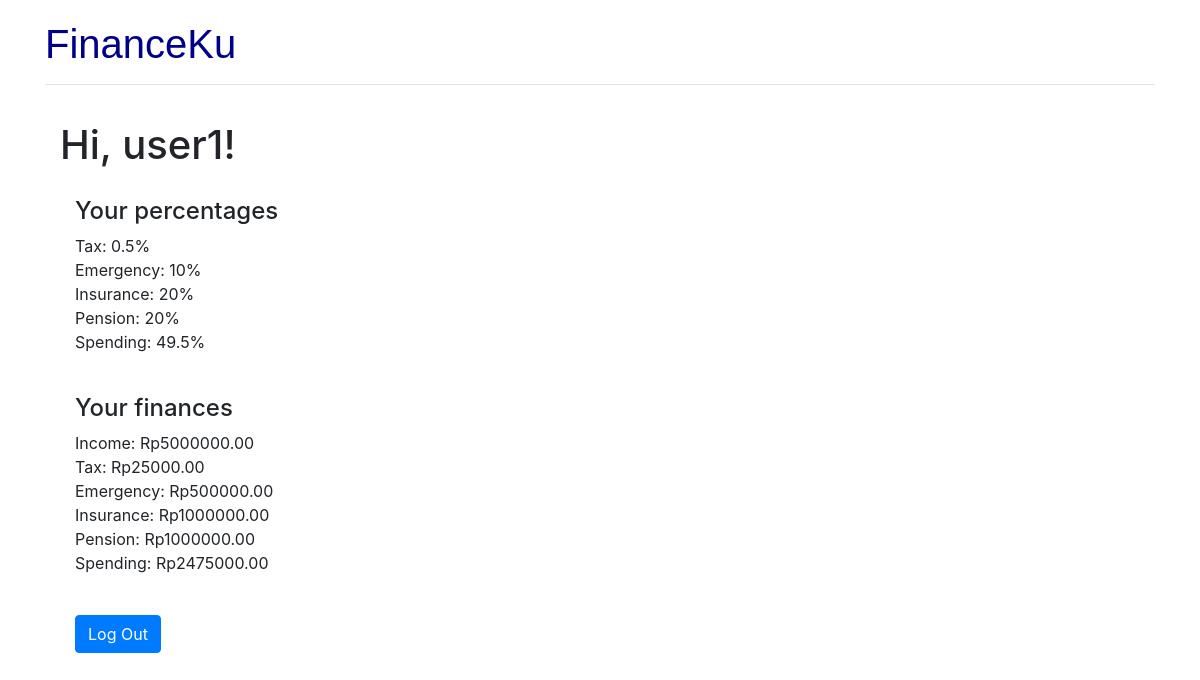
The app's page /categorize (signed in), older data.
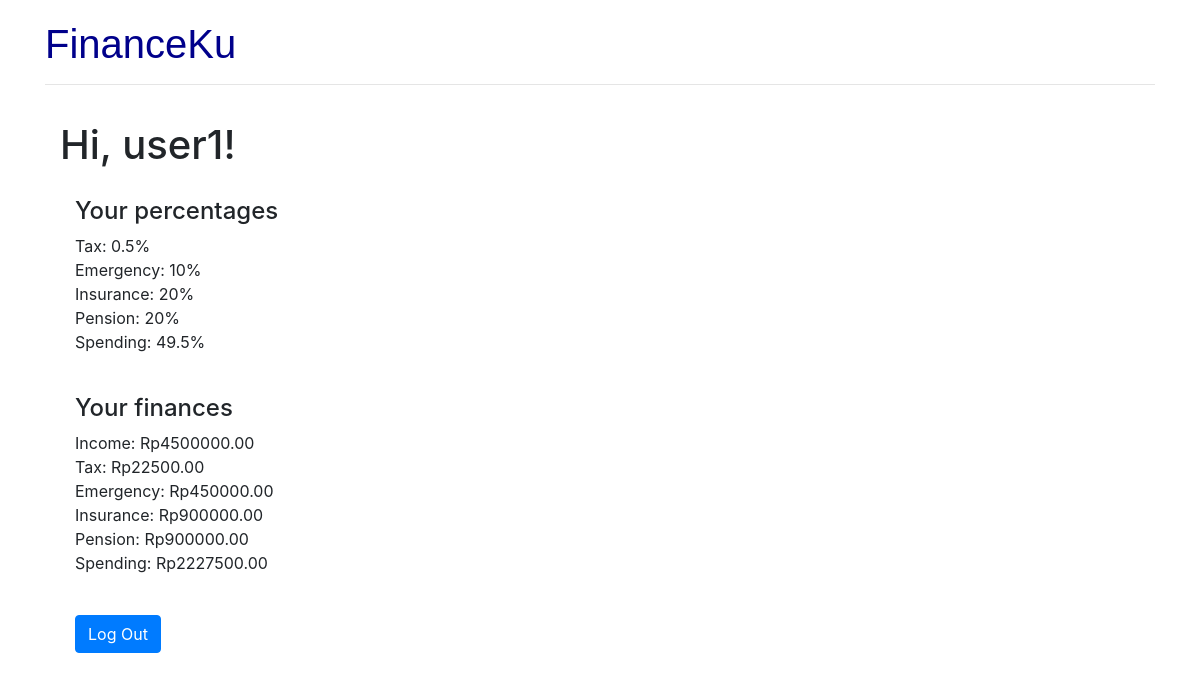
The same page, newer data.
### finance/models.py (models this page shows)
class Finance (models.Model):
    user = models.ForeignKey("User", on_delete=models.CASCADE, related_name="user_finances")
    income = models.DecimalField(max_digits=12, decimal_places=2, null=True)
    tax = models.DecimalField(max_digits=8, decimal_places=2, null=True)
    emergency = models.DecimalField(max_digits=12, decimal_places=2, null=True)
    insurance = models.DecimalField(max_digits=12, decimal_places=2, null=True)
    pension = models.DecimalField(max_digits=12, decimal_places=2, null=True)
    spending = models.DecimalField(max_digits=12, decimal_places=2, null=True)

### finance/views.py (the view, shortened to what this page needs)
# urls.py: path("categorize", views.categorize, name="categorize"),
@login_required
def categorize(request):
    try:
        personal_finances = Finance.objects.get(user=request.user)
        percentages = Percentages.objects.get(id=1)
    except:
        personal_finances = None
        percentages = None
    tax_p = percentages.tax_rate
    emergency_p = percentages.emergency
    insurance_p = percentages.insurance
    pension_p = percentages.pension
    spending_p = Decimal(1- tax_p -emergency_p -insurance_p -pension_p)
    personal_finances.tax = round(tax_p * personal_finances.income, 2)
    personal_finances.emergency = round(emergency_p * personal_finances.income, 2)
    personal_finances.insurance = round(insurance_p * personal_finances.income, 2)
    personal_finances.pension = round(pension_p * personal_finances.income, 2)
    personal_finances.spending = round(spending_p * personal_finances.income, 2)
    personal_finances.save()
    return render(request, "finance/finances.html", {
        "finances": personal_finances,
        "percentages": percentages
    })

### finance/templates/finance/finances.html (shortened to what this page needs)
{% extends "finance/layout.html" %}
{% load static %}
{% block body %}
    <div class="container">
        <h1>Hi, {{user}}!</h1>
        <div class="container">
            <h4>Your percentages</h4>
            Tax: <span class="percent">0.5%</span></br>
            Emergency: <span class="percent">10%</span></br>
            Insurance: <span class="percent">20%</span></br>
            Pension: <span class="percent">20%</span></br>
            Spending: <span class="percent">49.5%</span></br>
        </div>
        <div class="container">
            <h4>Your finances</h4>
            Income: Rp{{ finances.income }}</br>
            Tax: Rp{{finances.tax}} </br>
            Emergency: Rp{{finances.emergency}}</br>
            Insurance: Rp{{finances.insurance}}</br>
            Pension: Rp{{finances.pension}}</br>
            Spending: Rp{{finances.spending}}
        </div>
        <div class="container">
            <form action="{% url 'logoutpage' %}">
                <button class="btn btn-primary">Log Out</button>
            </form>
        </div>
    </div>
{% endblock %}

Row changes from the older to the newer data that the page shows:
changed Finance: income "5000000.00" → "4500000.00"; tax "25000.00" → "22500.00"; emergency "500000.00" → "450000.00"; insurance "1000000.00" → "900000.00"; pension "1000000.00" → "900000.00"; spending "2475000.00" → "2227500.00"
